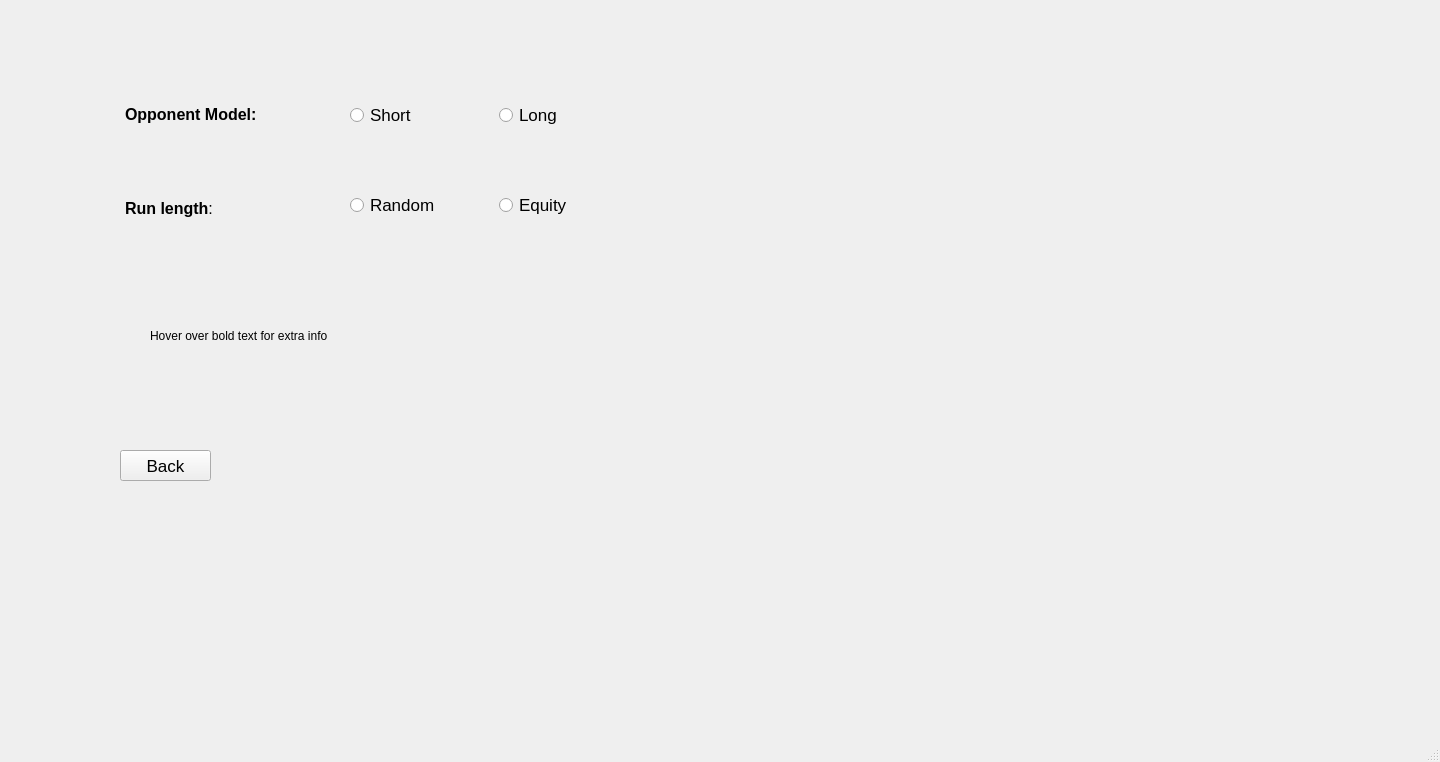
<?xml version="1.0" encoding="UTF-8"?>
<ui version="4.0">
 <class>MainWindow</class>
 <widget class="QMainWindow" name="MainWindow">
  <property name="geometry">
   <rect>
    <x>0</x>
    <y>0</y>
    <width>1440</width>
    <height>762</height>
   </rect>
  </property>
  <property name="windowTitle">
   <string>NLHUTH Poker Bot</string>
  </property>
  <widget class="QWidget" name="centralwidget">
   <widget class="QPushButton" name="backButton">
    <property name="geometry">
     <rect>
      <x>120</x>
      <y>450</y>
      <width>91</width>
      <height>31</height>
     </rect>
    </property>
    <property name="font">
     <font>
      <family>Arial</family>
      <pointsize>13</pointsize>
      <weight>50</weight>
      <italic>false</italic>
      <bold>false</bold>
     </font>
    </property>
    <property name="styleSheet">
     <string notr="true">font: 13pt &quot;Arial&quot;;</string>
    </property>
    <property name="text">
     <string>Back</string>
    </property>
   </widget>
   <widget class="QLabel" name="infoIcon">
    <property name="geometry">
     <rect>
      <x>120</x>
      <y>320</y>
      <width>31</width>
      <height>31</height>
     </rect>
    </property>
    <property name="font">
     <font>
      <family>Arial</family>
     </font>
    </property>
    <property name="styleSheet">
     <string notr="true">font: 13pt &quot;Arial&quot;;</string>
    </property>
    <property name="text">
     <string/>
    </property>
    <property name="pixmap">
     <pixmap>../res/sprites/icons/ic_info.png</pixmap>
    </property>
   </widget>
   <widget class="QLabel" name="label">
    <property name="geometry">
     <rect>
      <x>150</x>
      <y>320</y>
      <width>301</width>
      <height>31</height>
     </rect>
    </property>
    <property name="font">
     <font>
      <family>Arial</family>
     </font>
    </property>
    <property name="styleSheet">
     <string notr="true">font: 13pt &quot;Arial&quot;;</string>
    </property>
    <property name="text">
     <string>Hover over bold text for extra info</string>
    </property>
   </widget>
   <widget class="QWidget" name="horizontalLayoutWidget">
    <property name="geometry">
     <rect>
      <x>350</x>
      <y>190</y>
      <width>291</width>
      <height>31</height>
     </rect>
    </property>
    <layout class="QHBoxLayout" name="horizontalLayout">
     <item>
      <widget class="QRadioButton" name="randomRBtn">
       <property name="font">
        <font>
         <family>Arial</family>
         <pointsize>13</pointsize>
         <weight>50</weight>
         <italic>false</italic>
         <bold>false</bold>
        </font>
       </property>
       <property name="styleSheet">
        <string notr="true">font: 13pt &quot;Arial&quot;;</string>
       </property>
       <property name="text">
        <string>Random</string>
       </property>
      </widget>
     </item>
     <item>
      <widget class="QRadioButton" name="equityRBtn">
       <property name="font">
        <font>
         <family>Arial</family>
         <pointsize>13</pointsize>
         <weight>50</weight>
         <italic>false</italic>
         <bold>false</bold>
        </font>
       </property>
       <property name="styleSheet">
        <string notr="true">font: 13pt &quot;Arial&quot;;</string>
       </property>
       <property name="text">
        <string>Equity</string>
       </property>
      </widget>
     </item>
    </layout>
   </widget>
   <widget class="QWidget" name="horizontalLayoutWidget_3">
    <property name="geometry">
     <rect>
      <x>350</x>
      <y>100</y>
      <width>291</width>
      <height>31</height>
     </rect>
    </property>
    <layout class="QHBoxLayout" name="horizontalLayout_3">
     <item>
      <widget class="QRadioButton" name="shortRBtn">
       <property name="font">
        <font>
         <family>Arial</family>
         <pointsize>13</pointsize>
         <weight>50</weight>
         <italic>false</italic>
         <bold>false</bold>
        </font>
       </property>
       <property name="styleSheet">
        <string notr="true">font: 13pt &quot;Arial&quot;;</string>
       </property>
       <property name="text">
        <string>Short</string>
       </property>
      </widget>
     </item>
     <item>
      <widget class="QRadioButton" name="longRBtn">
       <property name="font">
        <font>
         <family>Arial</family>
         <pointsize>13</pointsize>
         <weight>50</weight>
         <italic>false</italic>
         <bold>false</bold>
        </font>
       </property>
       <property name="styleSheet">
        <string notr="true">font: 13pt &quot;Arial&quot;;</string>
       </property>
       <property name="text">
        <string>Long</string>
       </property>
      </widget>
     </item>
    </layout>
   </widget>
   <widget class="QWidget" name="horizontalLayoutWidget_2">
    <property name="geometry">
     <rect>
      <x>120</x>
      <y>100</y>
      <width>231</width>
      <height>183</height>
     </rect>
    </property>
    <layout class="QHBoxLayout" name="horizontalLayout_2">
     <item>
      <layout class="QVBoxLayout" name="verticalLayout">
       <item>
        <widget class="QTextBrowser" name="modelText">
         <property name="font">
          <font>
           <family>Arial</family>
          </font>
         </property>
         <property name="toolTip">
          <string>&lt;html&gt;&lt;head/&gt;&lt;body&gt;&lt;p style=&quot;color:white; font-family:'Arial';&quot;&gt;Bot model type: equity is more intelligent and random is less intelligent (see help for more info)&lt;/p&gt;&lt;/body&gt;&lt;/html&gt;</string>
         </property>
         <property name="styleSheet">
          <string notr="true">background-color: rgba(255, 255, 255, 0);
font: 13pt &quot;Arial&quot;;
</string>
         </property>
         <property name="html">
          <string>&lt;!DOCTYPE HTML PUBLIC &quot;-//W3C//DTD HTML 4.0//EN&quot; &quot;http://www.w3.org/TR/REC-html40/strict.dtd&quot;&gt;
&lt;html&gt;&lt;head&gt;&lt;meta name=&quot;qrichtext&quot; content=&quot;1&quot; /&gt;&lt;style type=&quot;text/css&quot;&gt;
p, li { white-space: pre-wrap; }
&lt;/style&gt;&lt;/head&gt;&lt;body style=&quot; font-family:'Arial'; font-size:13pt; font-weight:400; font-style:normal;&quot;&gt;
&lt;p style=&quot; margin-top:0px; margin-bottom:0px; margin-left:0px; margin-right:0px; -qt-block-indent:0; text-indent:0px;&quot;&gt;&lt;span style=&quot; font-family:'Sans Serif'; font-size:12pt; font-weight:696;&quot;&gt;Opponent Model:&lt;/span&gt;&lt;/p&gt;&lt;/body&gt;&lt;/html&gt;</string>
         </property>
        </widget>
       </item>
       <item>
        <widget class="QTextBrowser" name="runLenText">
         <property name="font">
          <font>
           <family>Arial</family>
          </font>
         </property>
         <property name="toolTip">
          <string>&lt;html&gt;&lt;head/&gt;&lt;body&gt;&lt;p style=&quot;color:white; font-family:'Arial';&quot;&gt;Run length, short is 1000 steps and long is 10000 steps (see help for more info)&lt;/p&gt;&lt;/body&gt;&lt;/html&gt;</string>
         </property>
         <property name="styleSheet">
          <string notr="true">background-color: rgba(255, 255, 255, 0);
font: 13pt &quot;Arial&quot;;</string>
         </property>
         <property name="html">
          <string>&lt;!DOCTYPE HTML PUBLIC &quot;-//W3C//DTD HTML 4.0//EN&quot; &quot;http://www.w3.org/TR/REC-html40/strict.dtd&quot;&gt;
&lt;html&gt;&lt;head&gt;&lt;meta name=&quot;qrichtext&quot; content=&quot;1&quot; /&gt;&lt;style type=&quot;text/css&quot;&gt;
p, li { white-space: pre-wrap; }
&lt;/style&gt;&lt;/head&gt;&lt;body style=&quot; font-family:'Arial'; font-size:13pt; font-weight:400; font-style:normal;&quot;&gt;
&lt;p style=&quot; margin-top:0px; margin-bottom:0px; margin-left:0px; margin-right:0px; -qt-block-indent:0; text-indent:0px;&quot;&gt;&lt;span style=&quot; font-family:'Sans Serif'; font-size:12pt; font-weight:696;&quot;&gt;Run length&lt;/span&gt;&lt;span style=&quot; font-family:'Sans Serif'; font-size:12pt;&quot;&gt;:&lt;/span&gt;&lt;/p&gt;&lt;/body&gt;&lt;/html&gt;</string>
         </property>
        </widget>
       </item>
      </layout>
     </item>
    </layout>
   </widget>
  </widget>
  <widget class="QMenuBar" name="menubar">
   <property name="geometry">
    <rect>
     <x>0</x>
     <y>0</y>
     <width>1440</width>
     <height>24</height>
    </rect>
   </property>
  </widget>
  <widget class="QStatusBar" name="statusbar"/>
 </widget>
 <resources/>
 <connections/>
</ui>
